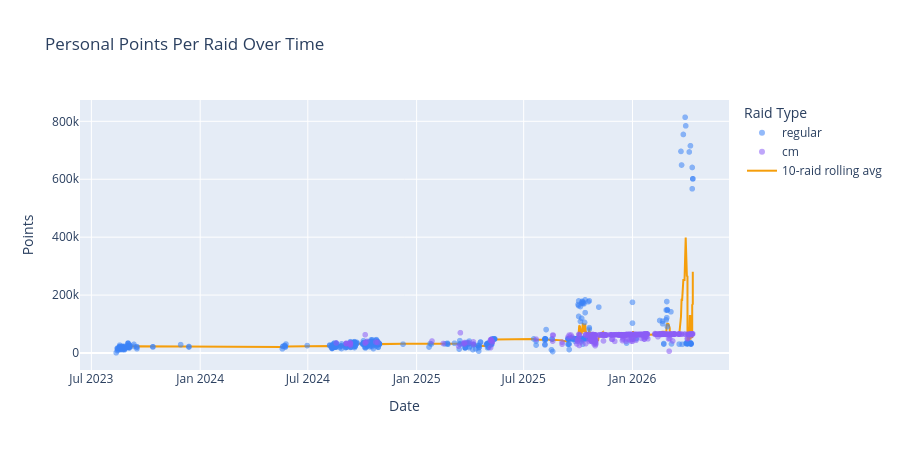

Write notebook code for a chart like this one.
### Markdown cell above
## 2. Points Over Time

### Code cell
# Add a row index for rolling average
df_indexed = df.with_row_index("idx")

rolling = (
    df_indexed
    .with_columns(
        pl.col("points").rolling_mean(window_size=10).alias("rolling_avg")
    )
)

fig = px.scatter(
    rolling.to_pandas(),
    x="date_completed",
    y="points",
    color="raid_type",
    color_discrete_map={"cm": "#8b5cf6", "regular": "#3b82f6"},
    opacity=0.55,
    title="Personal Points Per Raid Over Time",
    labels={"date_completed": "Date", "points": "Points", "raid_type": "Raid Type"},
    hover_data=["completion_count"],
)

# Rolling average overlay
fig.add_trace(go.Scatter(
    x=rolling["date_completed"].to_list(),
    y=rolling["rolling_avg"].to_list(),
    mode="lines",
    name="10-raid rolling avg",
    line=dict(color="#f59e0b", width=2),
))

fig.update_layout(height=450, legend_title_text="Raid Type")
fig.show()

### Figure 1 — Plotly figure (JSON) as saved in the notebook; plotly's stock layout.template omitted (floating-point values rounded to 4 significant figures; data arrays with more than 128 entries replaced by an {"elided": "..."} marker saying what was removed)
{"data": [{"customdata": {"elided": "595x1 int values"}, "hovertemplate": "Raid Type=regular<br>Date=%{x}<br>Points=%{y}<br>completion_count=%{customdata[0]}<extra></extra>", "legendgroup": "regular", "marker": {"color": "#3b82f6", "opacity": 0.55, "symbol": "circle"}, "mode": "markers", "name": "regular", "showlegend": true, "type": "scattergl", "x": {"elided": "595 str values"}, "xaxis": "x", "y": {"elided": "595 int values"}, "yaxis": "y"}, {"customdata": {"elided": "453x1 int values"}, "hovertemplate": "Raid Type=cm<br>Date=%{x}<br>Points=%{y}<br>completion_count=%{customdata[0]}<extra></extra>", "legendgroup": "cm", "marker": {"color": "#8b5cf6", "opacity": 0.55, "symbol": "circle"}, "mode": "markers", "name": "cm", "showlegend": true, "type": "scattergl", "x": {"elided": "453 str values"}, "xaxis": "x", "y": {"elided": "453 int values"}, "yaxis": "y"}, {"line": {"color": "#f59e0b", "width": 2}, "mode": "lines", "name": "10-raid rolling avg", "type": "scatter", "x": {"elided": "1048 str values"}, "y": {"elided": "1048 float values"}}], "layout": {"height": 450, "legend": {"title": {"text": "Raid Type"}, "tracegroupgap": 0}, "title": {"text": "Personal Points Per Raid Over Time"}, "xaxis": {"anchor": "y", "domain": [0, 1], "title": {"text": "Date"}}, "yaxis": {"anchor": "x", "domain": [0, 1], "title": {"text": "Points"}}}}
